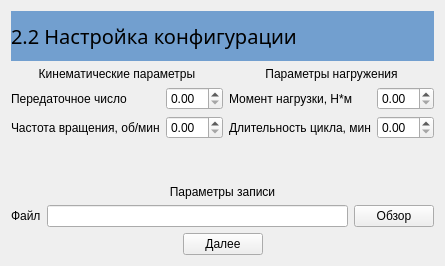
      <widget class="QWidget" name="page22">
       <layout class="QGridLayout" name="gridLayout_5">
        <item row="4" column="0">
         <spacer name="verticalSpacer_5">
          <property name="orientation">
           <enum>Qt::Vertical</enum>
          </property>
          <property name="sizeHint" stdset="0">
           <size>
            <width>20</width>
            <height>40</height>
           </size>
          </property>
         </spacer>
        </item>
        <item row="1" column="0" colspan="2">
         <widget class="QLabel" name="label_23">
          <property name="text">
           <string>Кинематические параметры</string>
          </property>
          <property name="alignment">
           <set>Qt::AlignCenter</set>
          </property>
         </widget>
        </item>
        <item row="1" column="2" colspan="2">
         <widget class="QLabel" name="label_27">
          <property name="text">
           <string>Параметры нагружения</string>
          </property>
          <property name="alignment">
           <set>Qt::AlignCenter</set>
          </property>
         </widget>
        </item>
        <item row="2" column="0">
         <widget class="QLabel" name="label_28">
          <property name="text">
           <string>Передаточное число</string>
          </property>
         </widget>
        </item>
        <item row="2" column="1">
         <widget class="QDoubleSpinBox" name="spnGear22"/>
        </item>
        <item row="2" column="2">
         <widget class="QLabel" name="label_26">
          <property name="text">
           <string>Момент нагрузки, Н*м</string>
          </property>
         </widget>
        </item>
        <item row="2" column="3">
         <widget class="QDoubleSpinBox" name="spnBrake_Torque22"/>
        </item>
        <item row="3" column="0">
         <widget class="QLabel" name="label_24">
          <property name="text">
           <string>Частота вращения, об/мин</string>
          </property>
         </widget>
        </item>
        <item row="3" column="1">
         <widget class="QDoubleSpinBox" name="spnNom_Vel22"/>
        </item>
        <item row="3" column="2">
         <widget class="QLabel" name="label_21">
          <property name="text">
           <string>Длительность цикла, мин</string>
          </property>
         </widget>
        </item>
        <item row="3" column="3">
         <widget class="QDoubleSpinBox" name="spnDuration22"/>
        </item>
        <item row="5" column="0" colspan="4">
         <widget class="QLabel" name="label_22">
          <property name="text">
           <string>Параметры записи</string>
          </property>
          <property name="alignment">
           <set>Qt::AlignCenter</set>
          </property>
         </widget>
        </item>
        <item row="6" column="0" colspan="4">
         <layout class="QHBoxLayout" name="horizontalLayout_5">
          <item>
           <widget class="QLabel" name="label_25">
            <property name="text">
             <string>Файл</string>
            </property>
           </widget>
          </item>
          <item>
           <widget class="QLineEdit" name="edtFile22"/>
          </item>
          <item>
           <widget class="QPushButton" name="btnFileSelect22">
            <property name="text">
             <string>Обзор</string>
            </property>
           </widget>
          </item>
         </layout>
        </item>
        <item row="7" column="0" colspan="4">
         <layout class="QHBoxLayout" name="horizontalLayout_6">
          <item>
           <spacer name="horizontalSpacer_5">
            <property name="orientation">
             <enum>Qt::Horizontal</enum>
            </property>
            <property name="sizeHint" stdset="0">
             <size>
              <width>40</width>
              <height>20</height>
             </size>
            </property>
           </spacer>
          </item>
          <item>
           <widget class="QPushButton" name="btnNext22">
            <property name="text">
             <string>Далее</string>
            </property>
           </widget>
          </item>
          <item>
           <spacer name="horizontalSpacer_6">
            <property name="orientation">
             <enum>Qt::Horizontal</enum>
            </property>
            <property name="sizeHint" stdset="0">
             <size>
              <width>40</width>
              <height>20</height>
             </size>
            </property>
           </spacer>
          </item>
         </layout>
        </item>
        <item row="0" column="0" colspan="4">
         <widget class="QLabel" name="label_131">
          <property name="minimumSize">
           <size>
            <width>0</width>
            <height>50</height>
           </size>
          </property>
          <property name="styleSheet">
           <string notr="true">background-color: rgb(114, 159, 207);
font: 15pt bold;</string>
          </property>
          <property name="text">
           <string>2.2 Настройка конфигурации</string>
          </property>
         </widget>
        </item>
       </layout>
      </widget>
